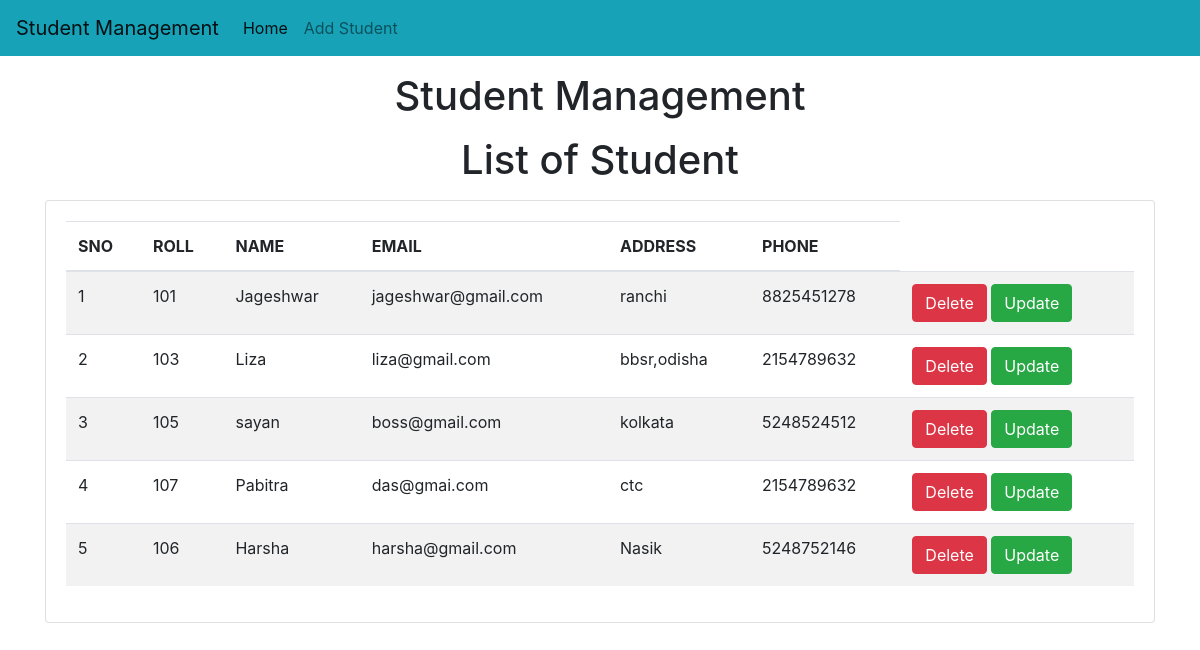
/std/, run on the app's committed database.
### std/models.py (models this page shows)
class Student(models.Model):
    roll=models.CharField(max_length=100)
    name=models.CharField(max_length=50)
    email=models.CharField(max_length=150)
    address=models.CharField(max_length=200)
    phone=models.CharField(max_length=10)

### std/views.py (the view)
# urls.py: path("",home),
def home(request):
    std=Student.objects.all()
    return render(request,"std/home.html", {'std':std})

### templates/std/home.html (shortened to what this page needs)
<!doctype html>
<html lang="en">
  <head>
    <link rel="stylesheet" href="https://cdn.jsdelivr.net/npm/bootstrap@4.0.0/dist/css/bootstrap.min.css">
  </head>
  <body>
    {% include 'std/navbar.html' %}
    <h1 class="text-center my-3">Student Management</h1>
    <h1 class="text-center my-3">List of Student</h1>
    <div class="container">
      <div class="row">
        <div class="col-md-12">
          <div class="card">
            <div class="card-body">
              <table class="table table-striped">
                <thead>
                  <tr>
                    <th>SNO</th>
                    <th>ROLL</th>
                    <th>NAME</th>
                    <th>EMAIL</th>
                    <th>ADDRESS</th>
                    <th>PHONE</th>
                  </tr>
                </thead>
                <tbody>
                  {% for s in std %}
                  <tr>
                    <td>{{forloop.counter}}</td>
                    <td>{{s.roll}}</td>
                    <td>{{s.name}}</td>
                    <td>{{s.email}}</td>
                    <td>{{s.address}}</td>
                    <td>{{s.phone}}</td>
                    <td>
                      <a href="/std/delete-std/{{s.id}}" class="btn btn-danger md-sm">Delete</a>
                      <a href="/std/update-std/{{s.id}}" class="btn btn-success md-sm">Update</a>
                    </td>
                  </tr>
                  {% endfor %}
                </tbody>
              </table>
            </div>
          </div>
        </div>
      </div>
    </div>
  </body>
</html>

### templates/std/navbar.html (shortened to what this page needs)
<nav class="navbar navbar-expand-lg navbar-light bg-info">
    <a class="navbar-brand" href="/std/home/">Student Management</a>
    <div class="collapse navbar-collapse" id="navbarSupportedContent">
      <ul class="navbar-nav mr-auto">
        <li class="nav-item active">
          <a class="nav-link" href="#">Home <span class="sr-only">(current)</span></a>
        </li>
        <li class="nav-item">
          <a class="nav-link" href="/std/add-std/">Add Student</a>
        </li>
    </div>
  </nav>

### data on the page
Student: roll "101", name "Jageshwar", email "jageshwar@gmail.com", address "ranchi", phone "8825451278"
Student: roll "103", name "Liza", email "liza@gmail.com", address "bbsr,odisha", phone "2154789632"
Student: roll "105", name "sayan", email "boss@gmail.com", address "kolkata", phone "5248524512"
Student: roll "107", name "Pabitra", email "das@gmai.com", address "ctc", phone "2154789632"
Student: roll "106", name "Harsha", email "harsha@gmail.com", address "Nasik", phone "5248752146"
